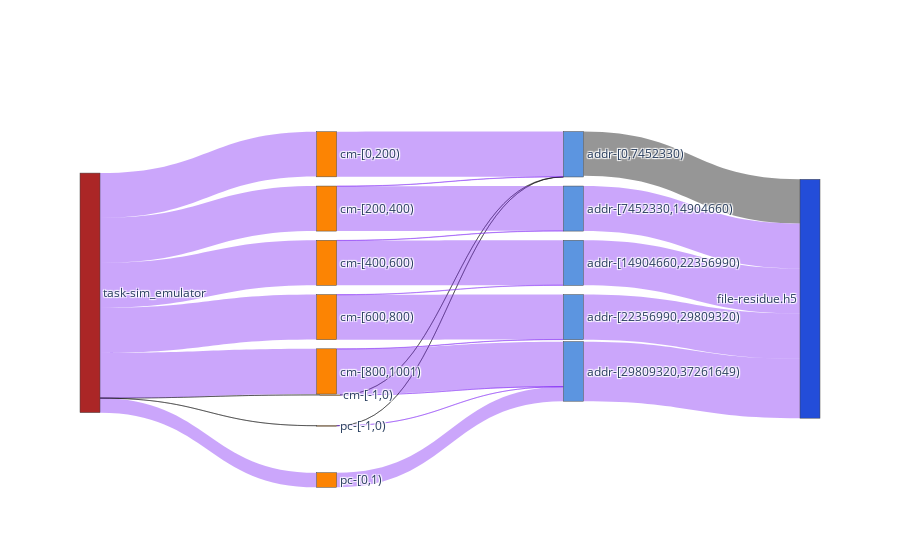

Here is the notebook cell this chart was saved with:
### Code cell
sim_nodes, sim_nodes_dict = get_nodes_for_sankey(G_SIM, rm_tags=['sim'])

# print(node_ref2)

sim_links = get_links_for_sankey(G_SIM, sim_nodes_dict)
fig = go.Figure(go.Sankey(
            node = sim_nodes,
            link = sim_links, orientation='h'))
fig.show()
fig.write_html(f"{path}/sankey-grouped-sim_w-vol-vfd-.html")

### Figure 1 — Plotly figure (JSON) as saved in the notebook; plotly's stock layout.template omitted (floating-point values rounded to 4 significant figures)
{"data": [{"link": {"color": ["rgba(0, 0, 0, 0.41)", "rgba(129, 39, 245, 0.41)", "rgba(129, 39, 245, 0.41)", "rgba(129, 39, 245, 0.41)", "rgba(129, 39, 245, 0.41)", "rgba(129, 39, 245, 0.41)", "rgba(0, 0, 0, 0.41)", "rgba(129, 39, 245, 0.41)", "rgba(0, 0, 0, 0.41)", "rgba(129, 39, 245, 0.41)", "rgba(0, 0, 0, 0.41)", "rgba(129, 39, 245, 0.41)", "rgba(129, 39, 245, 0.41)", "rgba(129, 39, 245, 0.41)", "rgba(129, 39, 245, 0.41)", "rgba(129, 39, 245, 0.41)", "rgba(129, 39, 245, 0.41)", "rgba(129, 39, 245, 0.41)", "rgba(129, 39, 245, 0.41)", "rgba(129, 39, 245, 0.41)", "rgba(129, 39, 245, 0.41)", "rgba(129, 39, 245, 0.41)", "rgba(0, 0, 0, 0.41)", "rgba(129, 39, 245, 0.41)", "rgba(129, 39, 245, 0.41)", "rgba(129, 39, 245, 0.41)", "rgba(129, 39, 245, 0.41)"], "hoverinfo": "all", "label": ["ave_acc_size: 1 B", "ave_acc_size: 37.11 KB", "ave_acc_size: 37.21 KB", "ave_acc_size: 37.2 KB", "ave_acc_size: 37.21 KB", "ave_acc_size: 37.21 KB", "ave_acc_size: 1 B", "ave_acc_size: 2.4 MB", "ave_acc_size: 228.92 B", "ave_acc_size: 272 B", "ave_acc_size: 228.92 B", "ave_acc_size: 272 B", "ave_acc_size: 36.94 KB", "ave_acc_size: 37.06 KB", "ave_acc_size: 37.24 KB", "ave_acc_size: 37.24 KB", "ave_acc_size: 36.86 KB", "ave_acc_size: 37.54 KB", "ave_acc_size: 37.25 KB", "ave_acc_size: 37.25 KB", "ave_acc_size: 37.25 KB", "ave_acc_size: 2.4 MB", "ave_acc_size: 34.86 KB", "ave_acc_size: 48.76 KB", "ave_acc_size: 37.24 KB", "ave_acc_size: 37.24 KB", "ave_acc_size: 37.25 KB"], "source": [0, 0, 0, 0, 0, 0, 0, 0, 1, 1, 2, 2, 3, 4, 4, 5, 5, 6, 6, 7, 7, 8, 9, 10, 11, 12, 13], "target": [1, 3, 4, 5, 6, 7, 2, 8, 9, 10, 9, 10, 9, 9, 11, 12, 11, 12, 13, 13, 10, 10, 14, 14, 14, 14, 14], "value": [1, 7422108, 7441148, 7440164, 7442936, 7479508, 1, 2400000, 2976, 272, 2976, 272, 7460880, 37056, 7410912, 7410120, 36856, 37544, 7412216, 37248, 7449144, 2400000, 7319968, 9849416, 7447768, 7447664, 7449464]}, "node": {"color": ["#ab2626", "#fc8403", "#fc8403", "#fc8403", "#fc8403", "#fc8403", "#fc8403", "#fc8403", "#fc8403", "#5c95e0", "#5c95e0", "#5c95e0", "#5c95e0", "#5c95e0", "#234dd9"], "label": ["task-sim_emulator", "cm-[-1,0)", "pc-[-1,0)", "cm-[0,200)", "cm-[200,400)", "cm-[400,600)", "cm-[600,800)", "cm-[800,1001)", "pc-[0,1)", "addr-[0,7452330)", "addr-[29809320,37261649)", "addr-[7452330,14904660)", "addr-[14904660,22356990)", "addr-[22356990,29809320)", "file-residue.h5"], "x": [0, 0.3333, 0.3333, 0.3333, 0.3333, 0.3333, 0.3333, 0.3333, 0.3333, 0.6667, 0.6667, 0.6667, 0.6667, 0.6667, 1], "y": [0, 0, 0.8571, 0.1429, 0.2857, 0.4286, 0.5714, 0.7143, 1, 0.1429, 0.7143, 0.2857, 0.4286, 0.5714, 0]}, "orientation": "h", "type": "sankey"}], "layout": {}}
